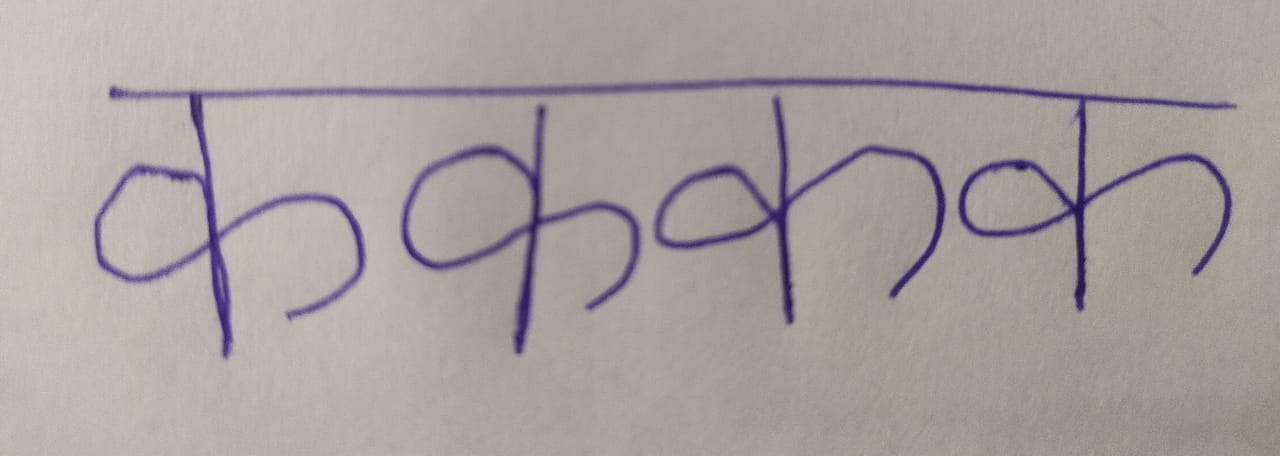
#> input picture sample_words/15.jpeg, 1280 x 456 px, found by its file name
$ python segmentar.py   (older library calls are emulated)
#> lines starting #> are read from the running program, lines starting #| are printed output that depends on the picture; after the words box and inside, x2 and y2 are one past the last pixel; in counts of white or black regions, pixels touching at a corner belong together
import cv2
import numpy as np
import matplotlib.pyplot as plt
import sys

num_cycles = 0   # num_of_times_the_loop_must run_then_stops while detecting contour recursively if not found
def skew_correction(img, before = False):
    """
    this function corrects the input image skewness wrt horizontal and aligns it well
    img - for binary_image
    """
  #  cv2.imshow("masked",img )
    t_ero = cv2.dilate(np.uint8(np.logical_not(img.copy()))*255, kernel = np.ones((2,2), np.uint8), iterations = 1)
    contours, _ = cv2.findContours(t_ero, cv2.RETR_EXTERNAL, cv2.CHAIN_APPROX_SIMPLE)
    contours = sorted(contours, key = cv2.contourArea, reverse = True)
   # print(len(contours))
    # Find largest contour and surround in min area box
    largestContour = contours[0]
    rect = cv2.minAreaRect(largestContour)

    angle = rect[-1]
    box = cv2.boxPoints(rect)
    box = np.int0(box)
    cv2.drawContours(t_ero, [box], 0, (255,255,255), 3)
  #  cv2.imshow("t_Ero", t_ero)
    # the `cv2.minAreaRect` function returns values in the
    # range [-90, 0); as the rectangle rotates clockwise the
    # returned angle trends to 0 -- in this special case we
    # need to add 90 degrees to the angle
   # print(angle)
    if angle < -45:
        angle = -(90 + angle)
    # otherwise, just take the inverse of the angle to make
    # it positive
    else:
        angle = -angle
    # rotate the image to deskew it
    #print(angle)
    #print("angle- ", angle)
    if (angle < 10 and angle>-10) and before==True:
        return img

    (h, w) = img.shape
    center = (w // 2, h // 2)
    M = cv2.getRotationMatrix2D(center, -angle, 1.0)
    rotated = cv2.warpAffine(img, M, (w, h),
        flags=cv2.INTER_CUBIC, borderMode=cv2.BORDER_REPLICATE)

    return rotated

def h_projection(img):
    """
    Calculate the horizontal projected pixeled image
    """
    return np.sum(img, axis=1)

def v_projection(img):
    """
    Calculate the vertical projected pixeled image
    """
    return np.sum(img, axis=0)

def thresh_after_resize(img):
    H, W = img.shape
    w = 400
    h = int(H*w/W)
    img = cv2.resize(img, (w,h))

    #print(img.shape)
    #############--------Preprocessing and cleaning along with shadow removal-----------------##
    """--------------------INNOVATION- Robust to good amount of blurness and shadow present in input image---------"""
    dilated_img = cv2.dilate(img.copy(), np.ones((7,7), np.uint8))
    bg_img = cv2.medianBlur(dilated_img, 21)  #using median blur to remove the undesired shadow along with abs difference and normalization
    diff_img = 255 - cv2.absdiff(img.copy(), bg_img)
    norm_img = cv2.normalize(diff_img,None, alpha=0, beta=255, norm_type=cv2.NORM_MINMAX, dtype=cv2.CV_8UC1)

    ret, thresh1 = cv2.threshold(norm_img, 90, 255, cv2.THRESH_BINARY +
                                                cv2.THRESH_OTSU)

    kernel = np.ones((2,2),np.uint8)

    erosion = cv2.erode(thresh1,np.ones((1,1),np.uint8),iterations = 1)
    dilation = cv2.erode(erosion,kernel,iterations = 1)

    # cv2.imshow("dil_can", cv2.Canny(dilation, 60, 160))
    # print(v_projection(cv2.Canny(dilation, 60, 160)))
    # print(v_projection(cv2.Canny(dilation, 60, 160)))
    dilation = cv2.copyMakeBorder(dilation, 1, 1, 1, 1, cv2.BORDER_CONSTANT, value = 255)

    #---------------------------Finished cleaning----------#

    ## Firstly to segment the entire word from input image using contours
    #cv2.imshow("dila2", dilation)
    dilation = skew_correction(dilation, before = True)
    extract = contour_detection(w, h, dilation)
    extract = skew_correction(extract)
    inp_shape = dilation.shape
    #----------------------------
    return extract, inp_shape

def thresh_before_resize(img):

    h, w = img.shape
    #############--------Preprocessing and cleaning along with shadow removal-----------------##
    """--------------------INNOVATION- Robust to good amount of blurness and shadow present in input image---------"""
    dilated_img = cv2.dilate(img.copy(), np.ones((7,7), np.uint8))
    bg_img = cv2.medianBlur(dilated_img, 21)  #using median blur to remove the undesired shadow along with abs difference and normalization
    diff_img = 255 - cv2.absdiff(img.copy(), bg_img)
    norm_img = cv2.normalize(diff_img,None, alpha=0, beta=255, norm_type=cv2.NORM_MINMAX, dtype=cv2.CV_8UC1)

    ret, thresh1 = cv2.threshold(norm_img, 90, 255, cv2.THRESH_BINARY +
                                                cv2.THRESH_OTSU)

    kernel = np.ones((2,2),np.uint8)

    erosion = cv2.erode(thresh1,np.ones((1,1),np.uint8),iterations = 1)
    dilation = cv2.erode(erosion,kernel,iterations = 1)

    # cv2.imshow("dil_can", cv2.Canny(dilation, 60, 160))
    # print(v_projection(cv2.Canny(dilation, 60, 160)))
    # print(v_projection(cv2.Canny(dilation, 60, 160)))
    dilation = cv2.copyMakeBorder(dilation, 1, 1, 1, 1, cv2.BORDER_CONSTANT, value = 255)


    #---------------------------Finished cleaning----------#
   # cv2.imshow("dilation", dilation)
    ## Firstly to segment the entire word from input image using contours
    dilation = skew_correction(dilation, before = True)
    extract = contour_detection(w, h, dilation)
   # cv2.imshow("ext", extract*255)
    #----------------------------
    inp_shape = dilation.shape
    """ ----------INNOVATION - we made the function (skew_correction) which made the input rotation invariant wrt to horizotal-------"""

    extract = skew_correction(extract)

    W = 400
    H = int(h*W/w)
    extract = cv2.resize(extract*255, (W,H))//255

    return extract, inp_shape

def contour_detection(w, h, binary_img = None):
    global num_cycles
    try:
        contours, _ = cv2.findContours(cv2.erode(binary_img, np.ones((4,1),np.uint8), iterations = 1),cv2.RETR_TREE,cv2.CHAIN_APPROX_SIMPLE)
     #   print(len(contours))
        """-------INNOVATION - making robust to shirorekha breaks(upper line breaks) even sometimes for very large breaks------------"""
        parts = np.asarray([cv2.boundingRect(c) for c in contours])
     #   print(parts)
        thresh_indexes = [False if  (part[2]==w+2 and part[3]==h+2) or (part[2]*part[3]< 0.01*w*h) else True for part in parts]  ## extra 2 for previous added padding of 1
        filters = parts[thresh_indexes]

        # Apart from the maximum one from filters if the width/height of that contour is greater than a ceratin threshold
        # It implies that the contours contain a letter which is segregated due to some noise in user way of writing like line breakings, gaps etc,
        # then we will add the corresponding contour to larger one of filter.
       # print(filters)
        if len(filters)!=1:
            w_h_ratio = [(part[2]/part[3], part[3]) for part in list(filters)]
            #print(w_h_ratio)
            is_letters = [True if i[0]>0.7 and i[1]>0.7*filters[:,3].max() else False for i in w_h_ratio] # is aspect ratio >0.7 means contained letter else not
            overall_cnt = filters[is_letters]

           # print(overall_cnt)
            x_min =  overall_cnt[:,0].min()    # to find minimum x from overall cnt
            y_min =  overall_cnt[:,1].min()   # to find minimum y index from overall cnt
            h_max = overall_cnt[:, 1].max()+overall_cnt[np.argmax(overall_cnt[:, 1]),3]-y_min  # to find max height from overall cnt
            w_all = overall_cnt[:, 0].max()+overall_cnt[np.argmax(overall_cnt[:, 0]),2]-x_min    # calculating the cumulative width of all from overall cnt
        else:
            x_min, y_min, w_all, h_max  = filters[0]
     # [9 lines of commented-out code are left out]
        imgs = binary_img.copy()

      #  print("h - ", imgs.shape)

        #      continue
        diff = y_min-0
        if diff>h//20:
            diff = h//20


        # now selecting final coordinates to crop
        x_f1 = x_min-w//40
        y_f1 = y_min-diff
        x_f2 = x_min+w_all+w//20
        y_f2 = y_min+h_max+h//100


        if x_f1<0:
            x_f1 = 0
        if x_f2>w:
            x_f2 = w
        if y_f1<0:
            y_f1 = 0
        if y_f2>h:
            y_f2 = h
        #print(extract)
       # print((x_f1, y_f1), (x_f2, y_f2))
        partition = binary_img.copy()[y_f1:y_f2, x_f1:x_f2]//255
      #  print(partition.shape)
        cv2.rectangle(imgs, (x_f1, y_f1), (x_f2, y_f2), (0,0,0), 2)
      #  cv2.imshow("imgs", imgs)
        num_cycles = 0
    except:
        """Slightly unique"""
        """------if a contour is not detected then insteading of getting error or fail one possible try can be done using
        recursive call on darkeing the black intensity, so that may be the contour will be detected.---------------"""
        # if contour is not detected once then we increase the black intensity in order to get good intensity for contour
        num_cycles+=1   #increasing counts if not detected
        if num_cycles>=5:
            print("Contour_not_detected, even while applying extreme morphology, chhose different image")
            sys.exit(0) # stop execution
        partition = contour_detection(w, h, cv2.erode(binary_img.copy(), np.ones((2,2), np.uint8),iterations = 2))
    return partition


def extraction(img):
    """
    this function will behave as a generator which yield the letters at run time to avoid necessary memory usage

    Arguments:
    img - input handwritten hindi captcha image

    Yield an image by image for model to train
    """
    extract1, shape1 = thresh_before_resize(img)
    extract2, shape2 = thresh_after_resize(img)
    print("ratio is - ", extract1.shape, shape1, extract2.shape, shape2)

    if ((extract1.shape[1]*shape1[0])/(shape1[1]*extract1.shape[0]))<((extract2.shape[1]*shape1[0])/(shape1[1]*extract2.shape[0])):
        extract = extract2
      #  print("extract2")
    else:
        extract = extract1
     # [6 lines of commented-out code are left out]
    extract = cv2.copyMakeBorder(extract*255, 5, 5, 5, 5, cv2.BORDER_CONSTANT, value = 255)//255

    # Calculating pixel count of white in each images and remove 'Shirorekha'
    col_pix_count = h_projection(extract)
   # print(col_pix_count)
    line_indexes = np.where((col_pix_count==col_pix_count.min()))
  #  print(line_indexes)

    min_index = line_indexes[0][-1]
    #divided images based on above parameter into two parts out of which lower one will be further used for characters segmentation
  #  print(min_index)

    upper = extract[0:min_index+extract.shape[0]//7,:].copy()
    lower = extract[min_index+extract.shape[0]//7:,:].copy()
   # [5 lines of commented-out code are left out]
    edge = cv2.Canny(lower*255, 60, 160)
  #  print(edge)
   # cv2.imshow("canny", edge)
    row_pix_count = v_projection(edge)
   # print(row_pix_count)
    sep_indexes = np.where(row_pix_count==0)[0]
    sep_indexes = np.array(sep_indexes).astype(float)
    count = 0
   # print(sep_indexes)

   #-------------- perparing width index of each character and store it in a list for utlising later---------------
    seprators= []
    for i in range(len(row_pix_count)-1):
       # print(i)
        if (row_pix_count[i]==0) and (row_pix_count[i+1]==0):
            count+=1
        elif (row_pix_count[i]==0) and (row_pix_count[i+1]!=0):
            seprators.append(i-count)
            count = 0

    margin = 2 if count>0 else 0
    seprators.append(len(row_pix_count)-count+margin)

    #-------------------------DONE FORMATION-------------
   # print(seprators)


    ##-----Now the above list will consider the matra of bada aa, danda of ga seprately which need to be taken into consideration
    # so we had made another modified list


    modified_seprate = [0]  # 0 taken by default as starting
    i = 0
    while (i<len(seprators)-1):
        part_prev = i
        part_new = i
        for j in range(i+1, len(seprators)):
            part_col_pixs = v_projection(cv2.Canny(lower[:,seprators[part_new]:seprators[j]]*255, 60,160))
          #  print(np.sum(part_col_pixs!=0)/len(part_col_pixs ))
            #print(len(part_col_pixs)/lower.shape[0])
            if np.sum(part_col_pixs!=0)/len(part_col_pixs )<=0.35 or len(part_col_pixs)/lower.shape[0]<=0.35:# if the black pizels count in columns is below a certain limit then it will be added into previous
                part_new += 1
            else:
                if part_new!=part_prev:
                    modified_seprate.append(seprators[part_new])
                    break
                part_new += 1

        i=part_new
    if seprators[-1] not in modified_seprate: # if last is not present then append it else no
        modified_seprate.append(seprators[-1])
    #print(modified_seprate)
    #--------------DONE---------------

   #-------------------GENERATOR to yield images one by one to make memory efficient running-------------------###

    for i in range(len(modified_seprate)-1):
        part = extract[:,modified_seprate[i]:modified_seprate[i+1]]*255
        h_p = h_projection(cv2.Canny(part, 60, 160))
        part = part[np.where(h_p!=0)[0],:]

        h_prev, w_prev =  part.shape
       # print( h_prev, w_prev)

        # padding images to make it in a square form so that it will be resized to 32*32(square image) smoothly
        if h_prev>w_prev:
            ext  = (h_prev-w_prev)//2
            part = cv2.copyMakeBorder(part, 10, 10, 10+ext, 10+ext, cv2.BORDER_CONSTANT, value = 255)
        if w_prev>=h_prev:
            ext  = (w_prev-h_prev)//2

# [5 lines of commented-out code are left out]

        part = cv2.copyMakeBorder(part, 10+ext, 10+ext, 10, 10, cv2.BORDER_CONSTANT, value = 255)
        type1 = cv2.erode(cv2.resize(part, (64,64), cv2.INTER_NEAREST), np.ones((1, 1), np.uint8), iterations = 1)
        type2 = cv2.erode(cv2.resize(part, (64,64), cv2.INTER_NEAREST), np.ones((2, 2), np.uint8), iterations = 1)
        type3 = cv2.resize(cv2.erode(part, np.ones((3, 3), np.uint8), iterations = 1), (64,64), cv2.INTER_NEAREST)
        yield type1, type2, type3


#------------------------------------CODE FOR TESTING ABOVE FUNCTION--------------------###########


if __name__ == "__main__":

    img = cv2.imread("sample_words/15.jpeg")
#> img is the input picture: shape (456, 1280, 3); mean B, G, R 158.9, 161, 168.6
    img = cv2.cvtColor(img, cv2.COLOR_BGR2GRAY)
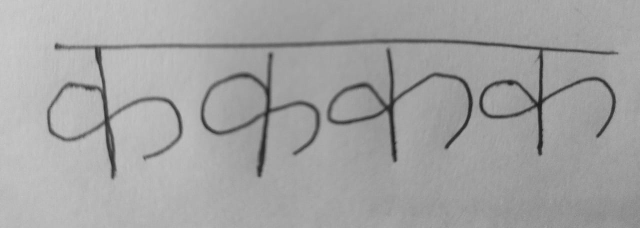
#> img: shape (456, 1280) (shown at 1/2 size); min 26, max 204, mean 162.8
    ## resizing image with proper aspect ratio

    image_gen  = extraction(img) ## GENERATOR CALLED
    i=0
    while True:
        try:
            image1, image2, image3 = next(image_gen)
#> in contour_detection, `cv2.rectangle(imgs, (x_f1, y_f1), (x_f2, y_f2), (0,0,0), 2)`:
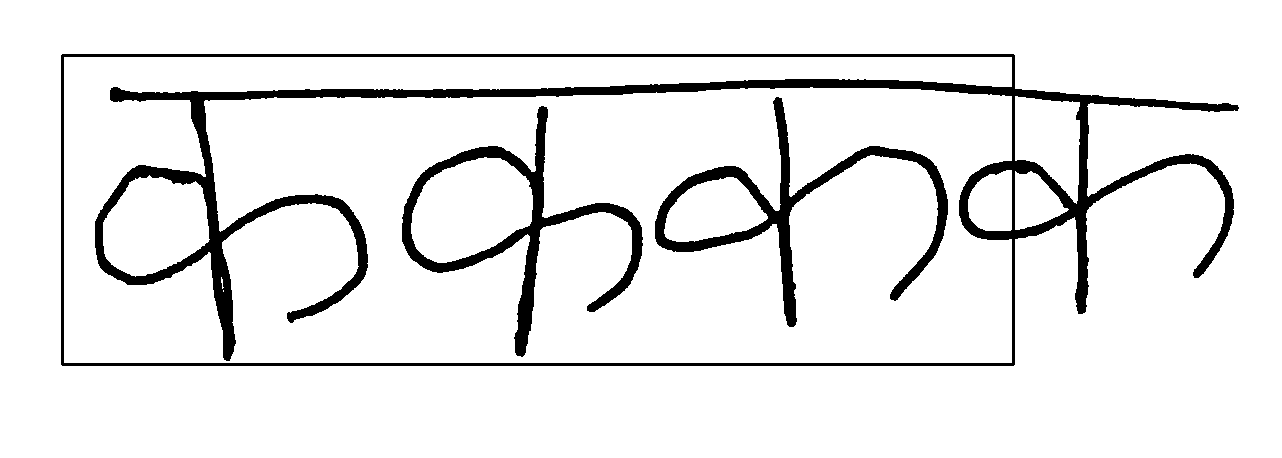
#> imgs: shape (458, 1282); 91.7% white; 3 black regions, box (x1, y1, x2, y2) and area: (61, 54, 1239, 366) 32382, (655, 97, 948, 327) 8164, (402, 106, 643, 357) 8004
#> call 2 of contour_detection, with w = 400, h = 142
#> in contour_detection (call 2), `cv2.rectangle(imgs, (x_f1, y_f1), (x_f2, y_f2), (0,0,0), 2)`:
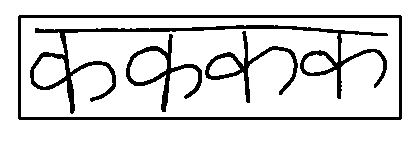
#> imgs: shape (144, 402); 85.8% white; 4 black regions, box (x1, y1, x2, y2) and area: (30, 25, 388, 114) 3251, (18, 15, 402, 120) 2894, (126, 34, 202, 112) 1048, (205, 31, 298, 103) 1033
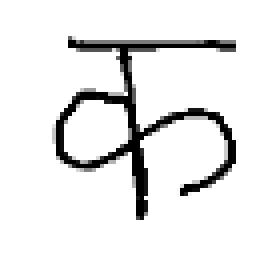
#> image1: shape (64, 64) (shown 4 times larger); min 0, max 255, mean 230.8
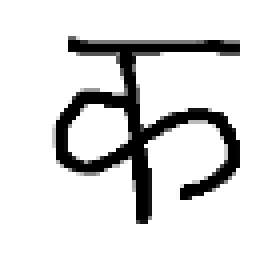
#> image2: shape (64, 64) (shown 4 times larger); min 0, max 255, mean 217.5
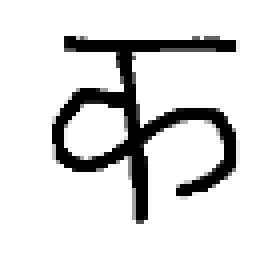
#> image3: shape (64, 64) (shown 4 times larger); min 0, max 255, mean 217.3
            cv2.imshow("type1"+str(i), image1)
            #  cv2.imshow("type2"+str(i), image2)
            # cv2.imshow("type3"+str(i), image3)

            i+=1
        except Exception as e:
            break

    cv2.imshow("word", img)


    if cv2.waitKey(0)&0Xff ==27:
#> (key Esc is pressed here)
        cv2.destroyAllWindows()
